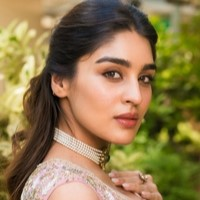
#> input picture images/002.jpg, 200 x 200 px
$ jupyter execute notebook.ipynb   (shell and % lines are left out)
#> lines starting #> are read from the running program, lines starting #| are printed output that depends on the picture
### hair_segmentation/detect.py
import torch
import numpy as np
from .model import UNet
from torchvision import transforms

def image_to_mask(image, model_path):

    device = 'cuda' if torch.cuda.is_available() else 'cpu'

    model = UNet()
    model.load_state_dict(torch.load(model_path, weights_only=True, map_location=device))
    model.eval()

    transform = transforms.Compose([
    transforms.Resize((256, 256)),
    transforms.ToTensor()
])

    with torch.no_grad():
        image = transform(image)
        output = model(image.unsqueeze(0)).squeeze(0).squeeze(0)
        output = output.detach().numpy().astype(np.uint8)
        return 1 - output

# [2 lines that do not run on import are left out]

### experiments/notebook.ipynb
[cell 1]
import os
os.chdir("../")

[cell 2]
from hair_segmentation.detect import image_to_mask
from PIL import Image, ImageColor
from matplotlib import pyplot as plt

import cv2
import numpy as np

[cell 3]
def PIL_to_cv2(pil_image):
    return cv2.cvtColor(np.array(pil_image, dtype=np.float32), cv2.COLOR_RGB2BGR)


def cv2_to_PIL(cv2_image):
    return Image.fromarray(cv2.cvtColor(cv2_image, cv2.COLOR_BGR2RGB))

[cell 4]
color_codes = {
    "pink": "#ff007f",
    "blue": "#0000ff",
    "green": "#008000",
    "yellow": "#ffff00",
    "red": "#ff0000",
    "orange": "#ffa500",
    "purple": "#800080",
    "black": "#000000",
    "white": "#ffffff",
}

[cell 5]
def hair_tryon(image_path, color_code, weight=0.4):
#> called with image_path = 'images/002.jpg', color_code = 'pink', weight = 0.2
    image = cv2.imread(image_path)
#> image is the input picture: shape (200, 200, 3); mean B, G, R 78.9, 122.2, 144.1
    image = cv2.resize(image, (256, 256))
#> image: shape (256, 256, 3)

    mask = image_to_mask(
        image=cv2_to_PIL(image), model_path="saved_models/hair_seg_model.pth"
    )
    mask = PIL_to_cv2(mask)

    _, mask = cv2.threshold(mask, thresh=180, maxval=255, type=cv2.THRESH_BINARY)

    colored_mask = np.copy(image)

    R, G, B = ImageColor.getcolor(color_codes[color_code], "RGB")
    new_color = (B, G, R)

    colored_mask[(mask == 255).all(-1)] = new_color

    colored_mask_w = cv2.addWeighted(
        colored_mask, weight, image, 1 - weight, 0, colored_mask
    )

    fig, ax = plt.subplots(1, 3, figsize=(8, 4))
    ax[0].imshow(cv2.cvtColor(image, cv2.COLOR_BGR2RGB))
    ax[0].set_title("Input")
    ax[0].axis("off")

    ax[1].imshow(np.clip(mask, 0, 255).astype(np.uint8))
    ax[1].set_title("Mask (UNet)")
    ax[1].axis("off")

    ax[2].imshow(cv2.cvtColor(colored_mask_w, cv2.COLOR_BGR2RGB))
    ax[2].set_title("Output")
    ax[2].axis("off")

    plt.tight_layout()

    plt.savefig(f"output/{color_code}.png", bbox_inches="tight")

[cell 6]
hair_tryon("images/002.jpg", "pink", 0.2)
#> (the call stopped at in image_to_mask, `device = 'cuda' if torch.cuda.is_available() else 'cpu'`: torch is not available in this run)

[cell 7]
hair_tryon("images/003.jpg", "green", 0.2)
#> call 2 of hair_tryon, with image_path = 'images/003.jpg', color_code = 'green', weight = 0.2
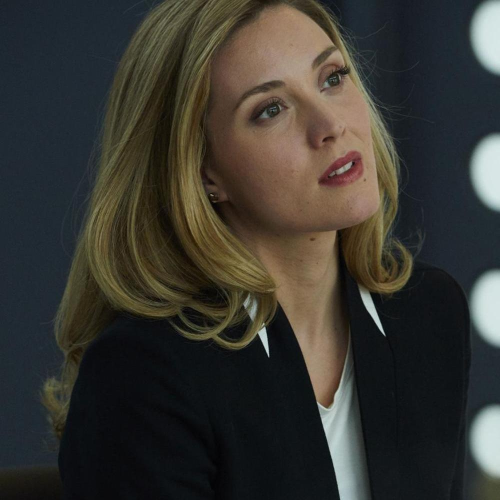
#> input picture images/003.jpg, 1000 x 1000 px (shown at 1/2 size)
#> in hair_tryon, image is the input picture: shape (1000, 1000, 3); mean B, G, R 48.8, 54.2, 55.7
#> in hair_tryon (call 2), `image = cv2.resize(image, (256, 256))`:
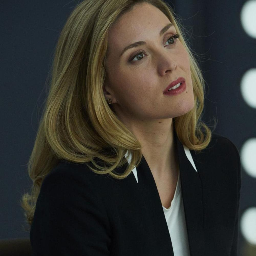
#> image: shape (256, 256, 3); mean B, G, R 48.7, 54.1, 55.6
#> (the call stopped at in image_to_mask, `device = 'cuda' if torch.cuda.is_available() else 'cpu'`: torch is not available in this run)
